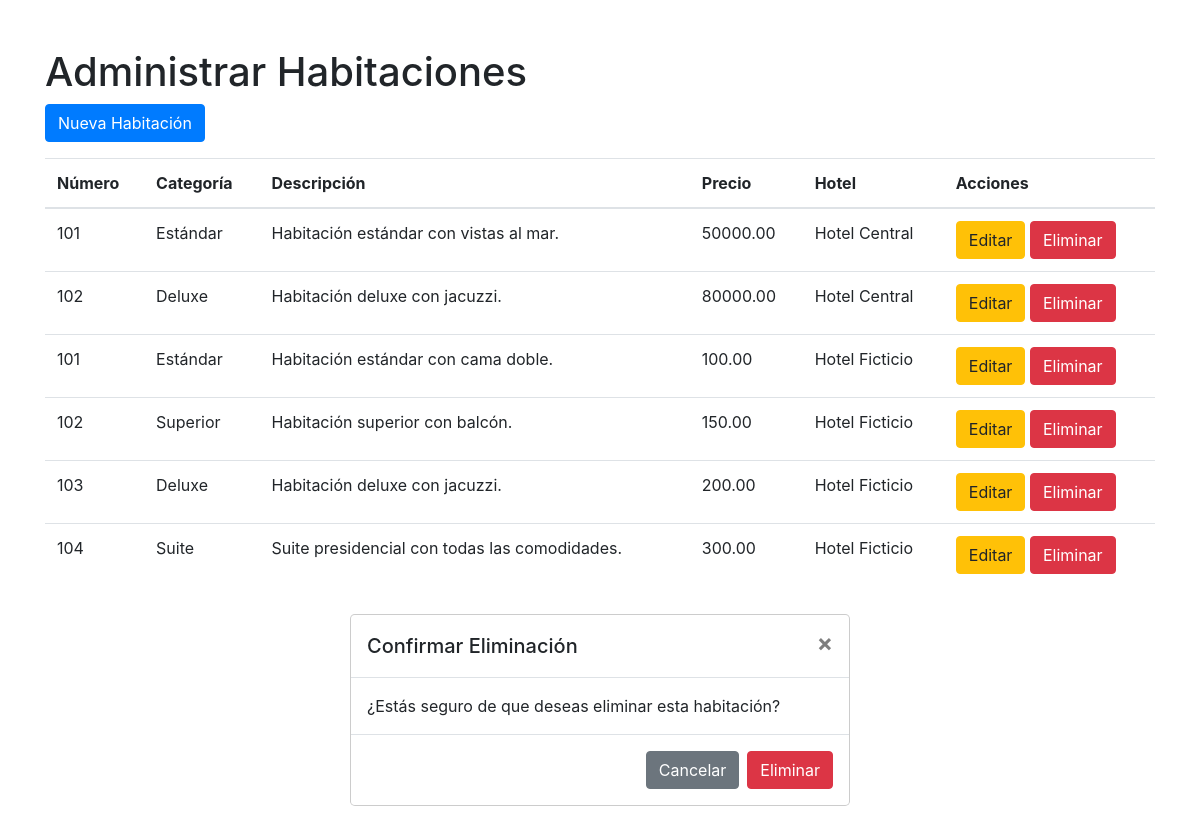
/adminrf/habitaciones/, run on the app's committed database.
### core/models.py (models this page shows, shortened)
class Habitacion(models.Model):
    habitacion_numero = models.CharField(max_length=10)
    habitacion_categoria = models.CharField(max_length=50)
    habitacion_descripcion = models.TextField(null=True, blank=True)
    habitacion_precio = models.DecimalField(max_digits=10, decimal_places=2)
    hotel = models.ForeignKey(Hotel, on_delete=models.CASCADE)
    habitacion_imagen = models.ImageField(upload_to='img/habitaciones/', null=True, blank=True)  # Campo para la imagen

class Hotel(models.Model):
    hotel_nombre = models.CharField(max_length=100)
    hotel_direccion = models.CharField(max_length=255)

### core/views.py (the view)
# urls.py: path('adminrf/habitaciones/', views.adminrf_habitacion_list, name='adminrf_habitacion_list'),
def adminrf_habitacion_list(request):
    habitaciones = Habitacion.objects.all()
    return render(request, 'core/adminrf_habitacion_list.html', {'habitaciones': habitaciones})

### core/templates/core/adminrf_habitacion_list.html (shortened to what this page needs)
<!DOCTYPE html>
<html lang="en">
<head>
    <link rel="stylesheet" href="https://stackpath.bootstrapcdn.com/bootstrap/4.5.2/css/bootstrap.min.css">
</head>
<body>
    <div class="container mt-5">
        <h1>Administrar  Habitaciones</h1>
        <a href="{% url 'adminrf_habitacion_create' %}" class="btn btn-primary">Nueva Habitación</a>
        <table class="table mt-3">
            <thead>
                <tr>
                    <th>Número</th>
                    <th>Categoría</th>
                    <th>Descripción</th>
                    <th>Precio</th>
                    <th>Hotel</th>
                    <th>Acciones</th>
                </tr>
            </thead>
            <tbody>
                {% for habitacion in habitaciones %}
                <tr>
                    <td>{{ habitacion.habitacion_numero }}</td>
                    <td>{{ habitacion.habitacion_categoria }}</td>
                    <td>{{ habitacion.habitacion_descripcion }}</td>
                    <td>{{ habitacion.habitacion_precio }}</td>
                    <td>{{ habitacion.hotel.hotel_nombre }}</td>
                    <td>
                        <a href="{% url 'adminrf_habitacion_update' habitacion.pk %}" class="btn btn-warning">Editar</a>
                        <button class="btn btn-danger" data-toggle="modal" data-target="#confirmDeleteModal" data-id="{{ habitacion.pk }}">Eliminar</button>
                    </td>
                </tr>
                {% endfor %}
            </tbody>
        </table>
    </div>
        <div class="modal-dialog" role="document">
            <div class="modal-content">
                <div class="modal-header">
                    <h5 class="modal-title" id="exampleModalLabel">Confirmar Eliminación</h5>
                    <button type="button" class="close" data-dismiss="modal" aria-label="Close">
                        <span aria-hidden="true">&times;</span>
                    </button>
                </div>
                <div class="modal-body">
                    ¿Estás seguro de que deseas eliminar esta habitación?
                </div>
                <div class="modal-footer">
                    <button type="button" class="btn btn-secondary" data-dismiss="modal">Cancelar</button>
                    <form method="POST" id="deleteForm">
                        <button type="submit" class="btn btn-danger">Eliminar</button>
                    </form>
                </div>
            </div>
        </div>
</body>
</html>

### data on the page
Habitacion: habitacion_numero "101", habitacion_categoria "Estándar", habitacion_descripcion "Habitación estándar con vistas al mar.", habitacion_precio "50000.00", hotel.hotel_nombre "Hotel Central"
Habitacion: habitacion_numero "102", habitacion_categoria "Deluxe", habitacion_descripcion "Habitación deluxe con jacuzzi.", habitacion_precio "80000.00", hotel.hotel_nombre "Hotel Central"
Habitacion: habitacion_numero "101", habitacion_categoria "Estándar", habitacion_descripcion "Habitación estándar con cama doble.", habitacion_precio "100.00", hotel.hotel_nombre "Hotel Ficticio"
Habitacion: habitacion_numero "102", habitacion_categoria "Superior", habitacion_descripcion "Habitación superior con balcón.", habitacion_precio "150.00", hotel.hotel_nombre "Hotel Ficticio"
Habitacion: habitacion_numero "103", habitacion_categoria "Deluxe", habitacion_descripcion "Habitación deluxe con jacuzzi.", habitacion_precio "200.00", hotel.hotel_nombre "Hotel Ficticio"
Habitacion: habitacion_numero "104", habitacion_categoria "Suite", habitacion_descripcion "Suite presidencial con todas las comodidades.", habitacion_precio "300.00", hotel.hotel_nombre "Hotel Ficticio"
